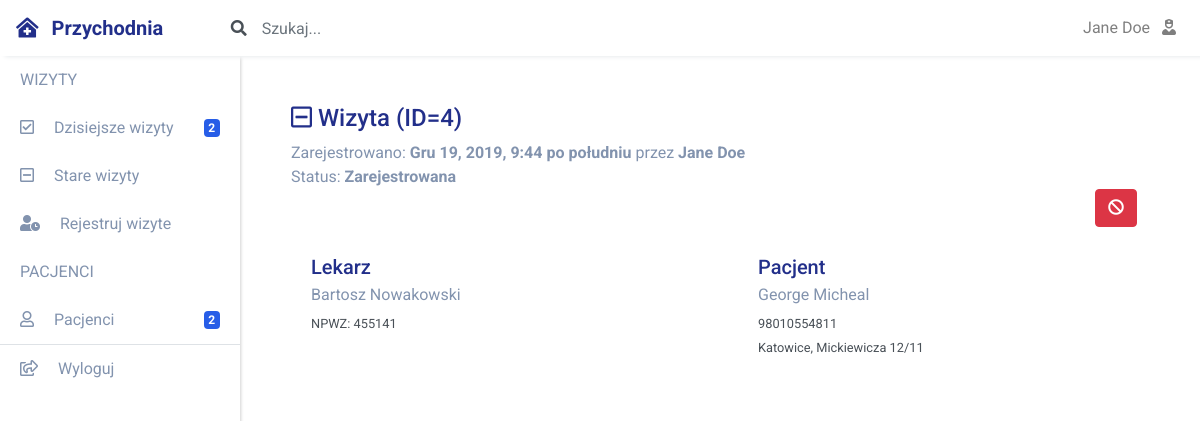
Page /przychodnia/wizyta/4/ (signed in) on the committed database.
### przychodnia_app/models.py (models this page shows)
class Rejestratorka(CommonProfileModel):
    user = models.OneToOneField(User, on_delete=models.PROTECT)
    role = models.CharField(max_length=16, default="REJESTRATORKA", editable=False)
    class Meta:
        verbose_name_plural = "Rejestratorki"

class Lekarz(CommonProfileModel):
    user = models.OneToOneField(User, on_delete=models.PROTECT)
    role = models.CharField(max_length=16, default="LEKARZ", editable=False)
    npwz = models.CharField("NPWZ", max_length=7, unique=True)
    class Meta:
        verbose_name_plural = "Lekarze"

### przychodnia_wizyta/models.py (models this page shows, shortened)
class Wizyta(models.Model):
    STATUS = (
        ("REJ", "Zarejestrowana"),
        ("ZAK", "Zakończona"),
        ("ANUL", "Anulowana")
    )
    opis = models.TextField(null=True, blank=True)
    diagnoza = models.TextField(null=True, blank=True)
    status = models.CharField(null=False, choices=STATUS, max_length=4, default="REJ")
    dt_rej = models.DateTimeField(auto_now_add=True)
    dt_zak_anul = models.DateTimeField(null=True)
    pacjent = models.ForeignKey(Pacjent, on_delete=models.PROTECT)
    rejestratorka = models.ForeignKey(Rejestratorka, on_delete=models.PROTECT)
    lekarz = models.ForeignKey(Lekarz, on_delete=models.PROTECT)
    wizyty = WizytaManager()
    class Meta:
        ordering = ["dt_rej"]
        verbose_name_plural = "Wizyty"

### przychodnia_pacjent/models.py (models this page shows, shortened)
class Pacjent(CommonProfileModel):
    adres = models.ForeignKey(Adres, on_delete=models.PROTECT)
    pesel = models.CharField("PESEL", max_length=11, unique=True)
    class Meta:
        verbose_name_plural = "Pacjenci"

class Adres(models.Model):
    miejscowosc = models.CharField("Miejscowość", max_length=32)
    ulica = models.CharField("Ulica", max_length=32)
    nr_domu = models.CharField("Numer domu", max_length=16)
    nr_lokalu = models.CharField("Numer Lokalu", max_length=16)
    def __str__(self):
        return "%s, %s %s/%s" % (self.miejscowosc, self.ulica, self.nr_domu, self.nr_lokalu)
    class Meta:
        verbose_name_plural = "Adresy Zamieszkania"

### przychodnia_app/views/views_przychodnia.py (the view)
@method_decorator(login_required(login_url='/login'), name='dispatch')
@method_decorator(uprawnienia_wspolne_lekarz_rejestratorka, name='dispatch')
class PrzychodniaWizytaDetail(DetailView):
    template_name = "przychodnia_app/wizyta-detail.html"
    context_object_name = "wizyta"
    model = Wizyta
    def get_context_data(self, **kwargs):
        context = super().get_context_data(**kwargs)
        return context

### common/context_processors.py (called while the page is built)
def common_context(request):
    profile = None
    if request.user.is_authenticated:
        if not profile and request.user.role and request.user.role == "REJ":
            profile = Rejestratorka.objects.get(user=request.user)
        if not profile and request.user.role and request.user.role == "LEK":
            profile = Lekarz.objects.get(user=request.user)
    context = {
        "time_now": timezone.now(),
        "pacjenci_count": Pacjent.objects.count(),
        "nowe_wizyty_count": Wizyta.wizyty.get_new().count(),
        "stare_wizyty_count": Wizyta.wizyty.get_old().count(),
        "profile": profile,
    }
    return context

### common/models.py (called while the page is built)
    def __str__(self):
        return "%s %s" % (self.imie, self.nazwisko)

### przychodnia_wizyta/models.py (called while the page is built)
    def get_old(self):
        return self.filter(
            Q(status='REJ') & Q(dt_rej__lte=timezone.now() - timedelta(hours=12)))

    def get_new(self):
        return self.filter(
            Q(status='REJ') & Q(dt_rej__gte=timezone.now() - timedelta(hours=12)))

    def get_queryset(self):
        return WizytaQuerySet(self.model, using=self._db)

    def get_old(self):
        return self.get_queryset().get_old()

    def get_new(self):
        return self.get_queryset().get_new()

### przychodnia_app/templates/przychodnia_app/wizyta-detail.html (shortened to what this page needs)
{% extends 'przychodnia_app/extend/base_przychodnia.html' %}
{% block content %}
<h4><i class="far fa-minus-square"></i>&nbsp;Wizyta (ID={{wizyta.pk}})</h4>
<p class="my-0">
  Zarejestrowano: <b>{{wizyta.dt_rej}}</b> przez <b>{{wizyta.rejestratorka}}</b>
</p>
<p class="my-0">
  Status:
  <b>
  {% if wizyta.status == "REJ" %}
  Zarejestrowana
    {% elif wizyta.status == "ZAK" %}
  Zakończona
    {% elif wizyta.status == "ANUL" %}
  Anulowana
  {% endif %}
  </b>
</p>
<div class="d-flex flex-row-reverse">
  <div class="pr-5">
    <a class="btn btn-danger" href="{% url 'przychodnia_app:przychodnia-anuluj-wizyte' wizyta_id=wizyta.pk %}" role="button" data-toggle="tooltip" data-placement="bottom" title="Anuluj wizyte">
      <i class="fas fa-ban"></i>
    </a>
  </div>
</div>
<div class="list-group flex-row mt-3">
  <a href="#" class="list-group-item border-0 list-group-item-action">
    <div class="d-flex w-100 justify-content-between">
      <h5 class="mb-1">Lekarz</h5>
    </div>
    <p class="mb-1">
      {{wizyta.lekarz.imie}} {{wizyta.lekarz.nazwisko}}
    </p>
    <small>NPWZ: {{wizyta.lekarz.npwz}}</small>
  </a>
  <a href="#" class="list-group-item border-0 list-group-item-action">
    <div class="d-flex w-100 justify-content-between">
      <h5 class="mb-1">Pacjent</h5>
    </div>
    <p class="mb-1">
      {{wizyta.pacjent.imie}} {{wizyta.pacjent.nazwisko}}
    </p>
    <small>
      {{wizyta.pacjent.pesel}}
    </small>
    <br>
    <small>
      {{wizyta.pacjent.adres}}
    </small>
  </a>
</div>
{% endblock %}

### common/templates/common/extend/base.html (shortened to what this page needs)
{% load staticfiles %}
<!DOCTYPE html>
<html lang="en" dir="ltr">
  <head>
    <link rel="stylesheet" href="{% static 'css/select2.min.css' %}">
    <link rel="stylesheet" href="{% static 'css/app.css' %}">
    <link rel="stylesheet" href="{% static 'css/shame.css' %}">
  <body>
  <nav class="fixed-top navbar navbar-expand-lg navbar-light" id="header_nav">
    <a class="navbar-brand">
      <span>
        <i class="fas fa-clinic-medical"></i>
        <span class="pl-2">Przychodnia</span>
      </span>
    </a>
    <div class="collapse navbar-collapse show" id="header_nav_collapse">
      <form class="form mx-auto" id="header_search">
        <div class="input-group">
          <div class="input-group-prepend">
            <span class="input-group-text" id="basic-addon1">
              <i class="fas fa-search"></i>
            </span>
          </div>
          <input type="text" class="form-control mr-sm-2" placeholder="Szukaj...">
        </div>
      </form>
      <ul class="navbar-nav ml-auto">
        {% if user.role == "REJ" %}
        <li class="nav-item popover-profile-rejestratorka">
        {% elif user.role == "LEK" %}
        <li class="nav-item popover-profile-lekarz">
        {% else %}
        <li class="nav-item popover-profile">
        {% endif %}
          <a class="nav-link" href="#">
            <span class="pr-2">{{profile}}</span>
            {% if user.role == "REJ" %}
              <i class="fas fa-user-nurse" title="Rejestratorka"></i>
            {% elif user.role == "LEK" %}
              <i class="fas fa-stethoscope" title="Lekarz"></i>
            {% endif %}
          </a>
        </li>
      </ul>
    </div>
  </nav>
  <div id="sidebar">
    {% block left_panel %}{% endblock %}
    <div class="main-content pt-5">
      <div class="container">
          {% block child_content %}{% endblock %}
      </div>
    </div>
</body>
</body>
</html>

### rows in the picture
Rejestratorka: imie+nazwisko "Jane Doe"
Wizyta: pk "4", dt_rej "Gru 19, 2019, 9:44 po południu", rejestratorka "Jane Doe", lekarz.imie "Bartosz", lekarz.nazwisko "Nowakowski", lekarz.npwz "455141", pacjent.imie "George", pacjent.nazwisko "Micheal", pacjent.pesel "98010554811", pacjent.adres "Katowice, Mickiewicza 12/11"

### other values in the picture
{{ nowe_wizyty_count }} "2"
{{ pacjenci_count }} "2"
